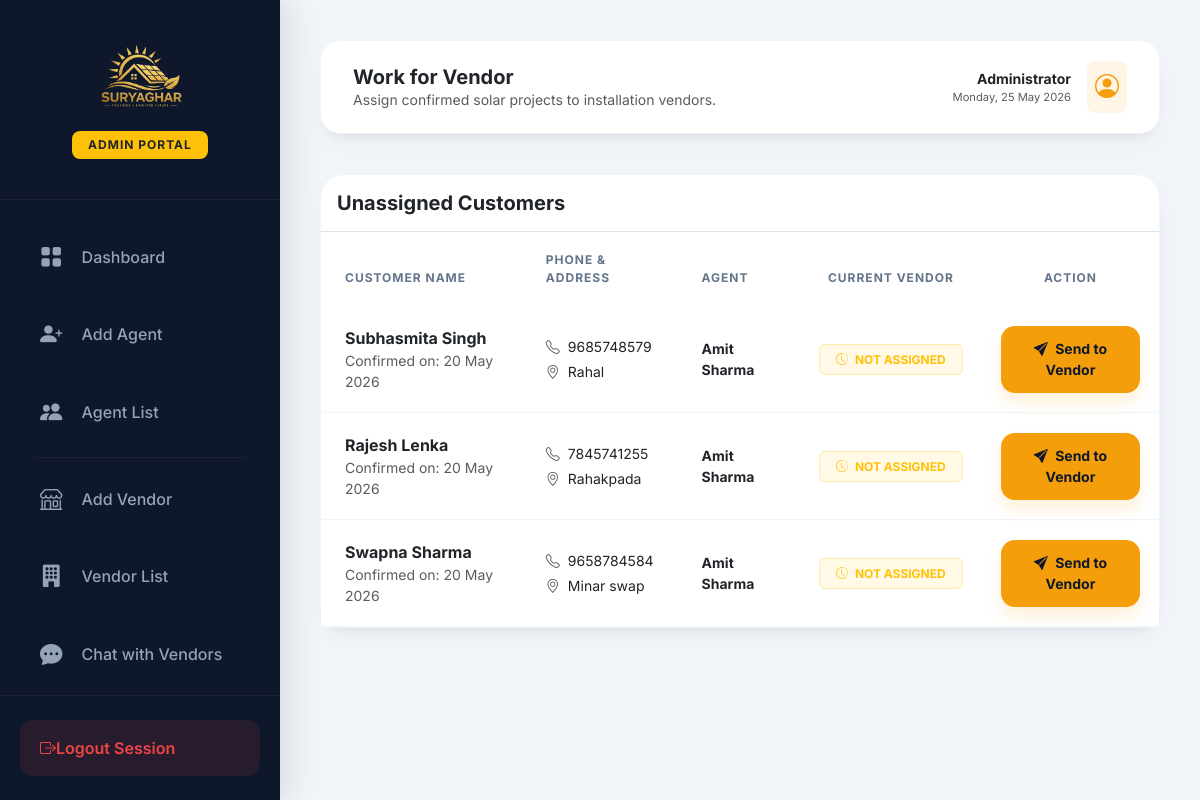
Page /vendor-work-list/ (signed in) on the earlier database version.
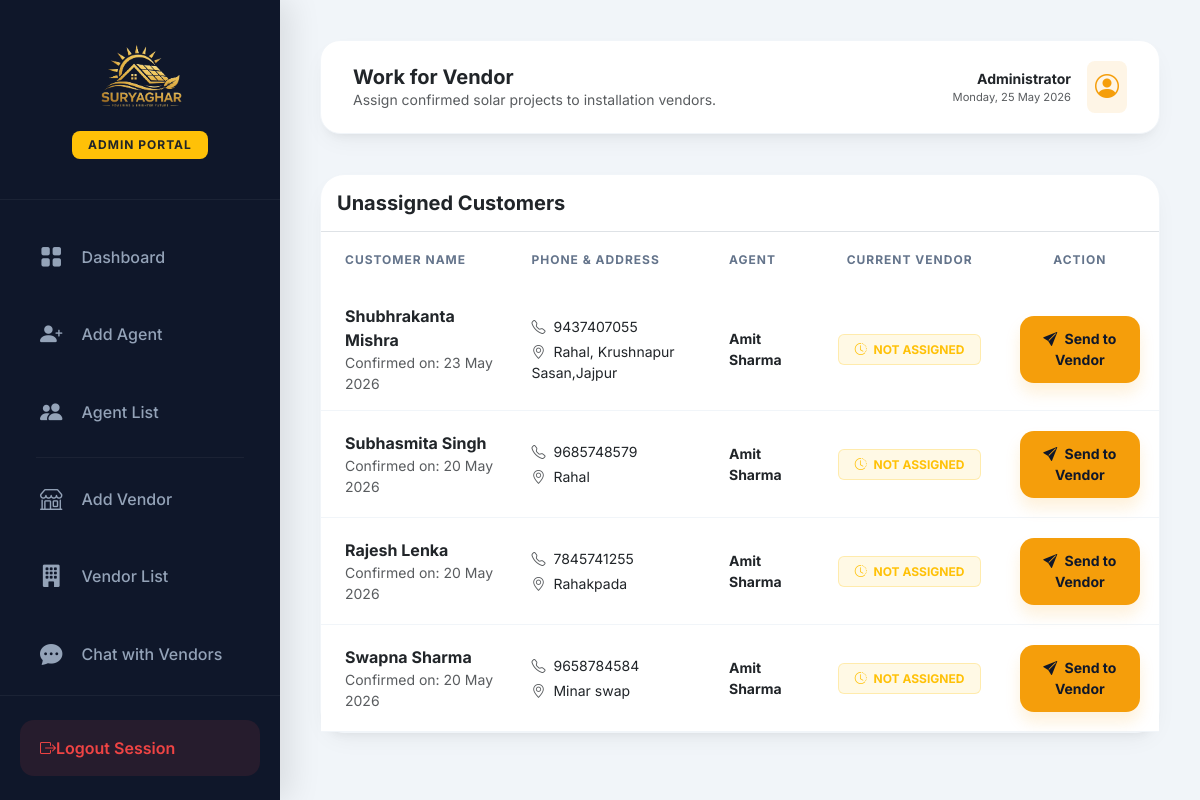
Same page on the later database version.
### app/models.py (models this page shows, shortened)
class Customer(models.Model):
    STATUS_CHOICES = [
        ('Pending', 'Pending'),
        ('Approved', 'Approved'),
        ('Confirmed', 'Confirmed'),
        ('Rejected', 'Rejected'),
    ]
    VENDOR_STATUS_CHOICES = [
        ('Pending', 'Pending'),
        ('Approve', 'Approve'),
        ('Complete', 'Complete'),
        ('Hold', 'Hold'),
    ]
    agent = models.ForeignKey(Agent, on_delete=models.CASCADE, related_name='customers')
    customer_name = models.CharField(max_length=200)
    aadhaar_card = models.FileField(upload_to='customers/aadhaar/')
    pan_card = models.FileField(upload_to='customers/pan/')
    electricity_bill = models.FileField(upload_to='customers/bills/')
    bank_document = models.FileField(upload_to='customers/bank/')
    roof_photo = models.FileField(upload_to='customers/roof/')
    meter_photo = models.FileField(upload_to='customers/meter/')
    passport_photo = models.FileField(upload_to='customers/photos/')
    ownership_proof = models.FileField(upload_to='customers/ownership/')
    vendor_quotation = models.FileField(upload_to='customers/quotations/')
    mobile_number = models.CharField(max_length=15)
    address = models.TextField()
    status = models.CharField(max_length=20, choices=STATUS_CHOICES, default='Pending')
    remark = models.TextField(null=True, blank=True)
    vendor = models.ForeignKey('Vendor', on_delete=models.SET_NULL, null=True, blank=True, related_name='assigned_customers')
    vendor_remark = models.TextField(null=True, blank=True)
    assigned_to_vendor_at = models.DateTimeField(null=True, blank=True)
    vendor_status = models.CharField(max_length=20, choices=VENDOR_STATUS_CHOICES, default='Pending')
    vendor_status_remark = models.TextField(null=True, blank=True)
    vendor_status_updated_at = models.DateTimeField(null=True, blank=True)
    created_at = models.DateTimeField(auto_now_add=True)

class Agent(models.Model):
    name = models.CharField(max_length=100)
    email = models.EmailField(unique=True)
    phone = models.CharField(max_length=15, unique=True)
    address = models.TextField(null=True, blank=True)
    profile_photo = models.ImageField(upload_to='profile_photos/', null=True, blank=True)
    aadhar_number = models.CharField(max_length=15, null=True, blank=True)
    aadhar_card_image = models.ImageField(upload_to='aadhar_cards/', null=True, blank=True)
    password = models.CharField(max_length=100)
    is_active = models.BooleanField(default=True)
    created_at = models.DateTimeField(auto_now_add=True)

### app/views.py (the view)
# urls.py: path('vendor-work-list/', views.vendor_work_list, name='vendor_work_list'),
def vendor_work_list(request):
    if not request.user.is_authenticated or not request.user.is_staff:
        return redirect('admin_login')
    customers = Customer.objects.filter(status='Confirmed').order_by('-created_at')
    vendors = Vendor.objects.filter(is_active=True)
    return render(request, 'admin/vendor_work_list.html', {
        'customers': customers,
        'vendors': vendors
    })

### app/templates/admin/vendor_work_list.html (shortened to what this page needs)
{% extends 'admin/admin_dashboard.html' %}
{% load static %}
{% block page_title %}Work for Vendor{% endblock %}
{% block page_subtitle %}Assign confirmed solar projects to installation vendors.{% endblock %}
{% block dashboard_content %}
<div class="modern-card p-0">
    <div class="p-3 border-bottom">
        <h5 class="fw-bold mb-0 text-dark">Unassigned Customers</h5>
    </div>
    <div class="table-responsive">
        <table class="table modern-table mb-0">
            <thead>
                <tr>
                    <th class="ps-4">Customer Name</th>
                    <th>Phone & Address</th>
                    <th>Agent</th>
                    <th class="text-center">Current Vendor</th>
                    <th class="text-center">Action</th>
                </tr>
            </thead>
            <tbody>
                {% for customer in customers %}
                {% if not customer.vendor %}
                <tr>
                    <td class="ps-4 py-3">
                        <div class="fw-bold text-dark">{{ customer.customer_name }}</div>
                        <div class="text-muted small">Confirmed on: {{ customer.created_at|date:"d M Y" }}</div>
                    </td>
                    <td>
                        <div class="small mb-1"><i class="bi bi-telephone me-2 text-muted"></i>{{ customer.mobile_number }}</div>
                        <div class="small"><i class="bi bi-geo-alt me-2 text-muted"></i>{{ customer.address|truncatechars:30 }}</div>
                    </td>
                    <td>
                        <div class="small fw-bold text-navy">{{ customer.agent.name }}</div>
                    </td>
                    <td class="text-center">
                        <span class="badge bg-warning bg-opacity-10 text-warning border border-warning border-opacity-25 px-3 py-2">
                            <i class="bi bi-clock-history me-1"></i> NOT ASSIGNED
                        </span>
                    </td>
                    <td class="text-center">
                        <button type="button" class="btn btn-sm btn-modern-gold px-3" data-bs-toggle="modal" data-bs-target="#assignModal{{ customer.id }}">
                            <i class="bi bi-send-fill me-1"></i> Send to Vendor
                        </button>
                    </td>
                </tr>
                {% endif %}
                {% endfor %}
            </tbody>
        </table>
    </div>
</div>
{% endblock %}

Differences in the rows shown:
added Customer: customer_name "Shubhrakanta Mishra", created_at "23 May 2026", mobile_number "9437407055", address "Rahal, Krushnapur Sasan,Jajpur", agent.name "Amit Sharma"
